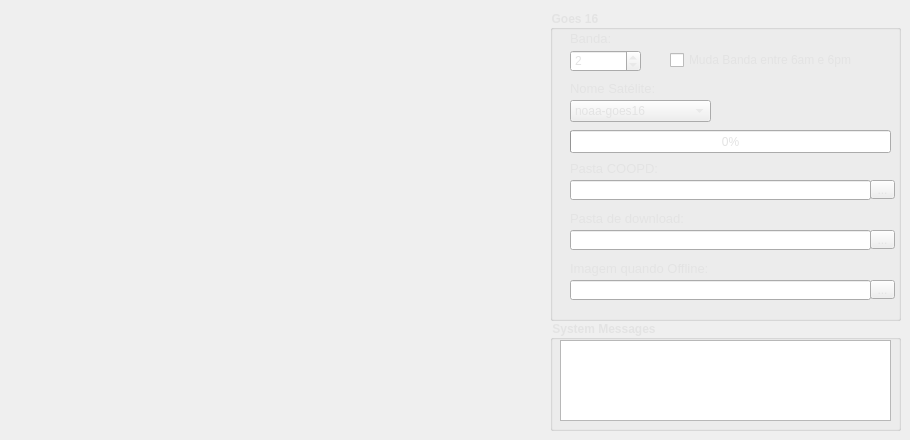
    <widget class="QWidget" name="tab_2">
     <attribute name="title">
      <string>Goes 16</string>
     </attribute>
     <widget class="QLabel" name="img_goes">
      <property name="geometry">
       <rect>
        <x>10</x>
        <y>10</y>
        <width>521</width>
        <height>411</height>
       </rect>
      </property>
      <property name="text">
       <string/>
      </property>
     </widget>
     <widget class="QGroupBox" name="groupBox">
      <property name="geometry">
       <rect>
        <x>550</x>
        <y>10</y>
        <width>351</width>
        <height>311</height>
       </rect>
      </property>
      <property name="font">
       <font>
        <bold>true</bold>
       </font>
      </property>
      <property name="styleSheet">
       <string notr="true">color: rgb(227, 227, 227);</string>
      </property>
      <property name="title">
       <string>Goes 16</string>
      </property>
      <widget class="QLabel" name="label_23">
       <property name="geometry">
        <rect>
         <x>20</x>
         <y>200</y>
         <width>161</width>
         <height>16</height>
        </rect>
       </property>
       <property name="font">
        <font>
         <pointsize>10</pointsize>
         <bold>false</bold>
        </font>
       </property>
       <property name="text">
        <string>Pasta de download:</string>
       </property>
      </widget>
      <widget class="QSpinBox" name="box_band_goes">
       <property name="geometry">
        <rect>
         <x>20</x>
         <y>40</y>
         <width>71</width>
         <height>22</height>
        </rect>
       </property>
       <property name="font">
        <font>
         <bold>false</bold>
        </font>
       </property>
       <property name="suffix">
        <string/>
       </property>
       <property name="maximum">
        <number>20</number>
       </property>
       <property name="value">
        <number>2</number>
       </property>
      </widget>
      <widget class="QToolButton" name="btn_dir_goes_coopd">
       <property name="geometry">
        <rect>
         <x>320</x>
         <y>170</y>
         <width>25</width>
         <height>19</height>
        </rect>
       </property>
       <property name="text">
        <string>...</string>
       </property>
      </widget>
      <widget class="QLineEdit" name="dir_goes_coopd">
       <property name="geometry">
        <rect>
         <x>20</x>
         <y>170</y>
         <width>301</width>
         <height>20</height>
        </rect>
       </property>
       <property name="font">
        <font>
         <bold>false</bold>
        </font>
       </property>
      </widget>
      <widget class="QLineEdit" name="dir_goes_off">
       <property name="geometry">
        <rect>
         <x>20</x>
         <y>270</y>
         <width>301</width>
         <height>20</height>
        </rect>
       </property>
       <property name="font">
        <font>
         <bold>false</bold>
        </font>
       </property>
      </widget>
      <widget class="QToolButton" name="btn_goes_down_folder">
       <property name="geometry">
        <rect>
         <x>320</x>
         <y>220</y>
         <width>25</width>
         <height>19</height>
        </rect>
       </property>
       <property name="text">
        <string>...</string>
       </property>
      </widget>
      <widget class="QProgressBar" name="progressBar">
       <property name="geometry">
        <rect>
         <x>20</x>
         <y>120</y>
         <width>321</width>
         <height>23</height>
        </rect>
       </property>
       <property name="value">
        <number>0</number>
       </property>
      </widget>
      <widget class="QComboBox" name="combo_goes">
       <property name="geometry">
        <rect>
         <x>20</x>
         <y>90</y>
         <width>141</width>
         <height>22</height>
        </rect>
       </property>
       <item>
        <property name="text">
         <string>noaa-goes16</string>
        </property>
       </item>
       <item>
        <property name="text">
         <string>noaa-goes17</string>
        </property>
       </item>
      </widget>
      <widget class="QLabel" name="label_51">
       <property name="geometry">
        <rect>
         <x>20</x>
         <y>250</y>
         <width>221</width>
         <height>16</height>
        </rect>
       </property>
       <property name="font">
        <font>
         <pointsize>10</pointsize>
         <bold>false</bold>
        </font>
       </property>
       <property name="text">
        <string>Imagem quando Offline:</string>
       </property>
      </widget>
      <widget class="QLabel" name="label_21">
       <property name="geometry">
        <rect>
         <x>20</x>
         <y>70</y>
         <width>161</width>
         <height>16</height>
        </rect>
       </property>
       <property name="font">
        <font>
         <pointsize>10</pointsize>
         <bold>false</bold>
        </font>
       </property>
       <property name="text">
        <string>Nome Satélite:</string>
       </property>
      </widget>
      <widget class="QToolButton" name="btn_goes_off">
       <property name="geometry">
        <rect>
         <x>320</x>
         <y>270</y>
         <width>25</width>
         <height>19</height>
        </rect>
       </property>
       <property name="text">
        <string>...</string>
       </property>
      </widget>
      <widget class="QLabel" name="label_5">
       <property name="geometry">
        <rect>
         <x>20</x>
         <y>20</y>
         <width>131</width>
         <height>16</height>
        </rect>
       </property>
       <property name="font">
        <font>
         <pointsize>10</pointsize>
         <bold>false</bold>
        </font>
       </property>
       <property name="text">
        <string>Banda:</string>
       </property>
      </widget>
      <widget class="QLabel" name="label_22">
       <property name="geometry">
        <rect>
         <x>20</x>
         <y>150</y>
         <width>131</width>
         <height>16</height>
        </rect>
       </property>
       <property name="font">
        <font>
         <pointsize>10</pointsize>
         <bold>false</bold>
        </font>
       </property>
       <property name="text">
        <string>Pasta COOPD:</string>
       </property>
      </widget>
      <widget class="QLineEdit" name="dir_down_goes">
       <property name="geometry">
        <rect>
         <x>20</x>
         <y>220</y>
         <width>301</width>
         <height>20</height>
        </rect>
       </property>
       <property name="font">
        <font>
         <bold>false</bold>
        </font>
       </property>
       <property name="text">
        <string/>
       </property>
      </widget>
      <widget class="QCheckBox" name="checkBoxGoes">
       <property name="geometry">
        <rect>
         <x>120</x>
         <y>40</y>
         <width>221</width>
         <height>20</height>
        </rect>
       </property>
       <property name="text">
        <string>Muda Banda entre 6am e 6pm</string>
       </property>
      </widget>
     </widget>
     <widget class="QGroupBox" name="groupBox_2">
      <property name="geometry">
       <rect>
        <x>550</x>
        <y>320</y>
        <width>351</width>
        <height>111</height>
       </rect>
      </property>
      <property name="font">
       <font>
        <bold>true</bold>
       </font>
      </property>
      <property name="styleSheet">
       <string notr="true">color: rgb(227, 227, 227);</string>
      </property>
      <property name="title">
       <string>System Messages</string>
      </property>
      <widget class="QTextEdit" name="txt_msg_goes">
       <property name="geometry">
        <rect>
         <x>10</x>
         <y>20</y>
         <width>331</width>
         <height>81</height>
        </rect>
       </property>
       <property name="font">
        <font>
         <pointsize>10</pointsize>
        </font>
       </property>
       <property name="styleSheet">
        <string notr="true">color: rgb(227, 227, 227);</string>
       </property>
       <property name="html">
        <string>&lt;!DOCTYPE HTML PUBLIC &quot;-//W3C//DTD HTML 4.0//EN&quot; &quot;http://www.w3.org/TR/REC-html40/strict.dtd&quot;&gt;
&lt;html&gt;&lt;head&gt;&lt;meta name=&quot;qrichtext&quot; content=&quot;1&quot; /&gt;&lt;meta charset=&quot;utf-8&quot; /&gt;&lt;style type=&quot;text/css&quot;&gt;
p, li { white-space: pre-wrap; }
hr { height: 1px; border-width: 0; }
li.unchecked::marker { content: &quot;\2610&quot;; }
li.checked::marker { content: &quot;\2612&quot;; }
&lt;/style&gt;&lt;/head&gt;&lt;body style=&quot; font-family:'Segoe UI'; font-size:10pt; font-weight:400; font-style:normal;&quot;&gt;
&lt;p style=&quot;-qt-paragraph-type:empty; margin-top:0px; margin-bottom:0px; margin-left:0px; margin-right:0px; -qt-block-indent:0; text-indent:0px; font-family:'MS Shell Dlg 2'; font-size:8.25pt;&quot;&gt;&lt;br /&gt;&lt;/p&gt;&lt;/body&gt;&lt;/html&gt;</string>
       </property>
      </widget>
     </widget>
    </widget>
